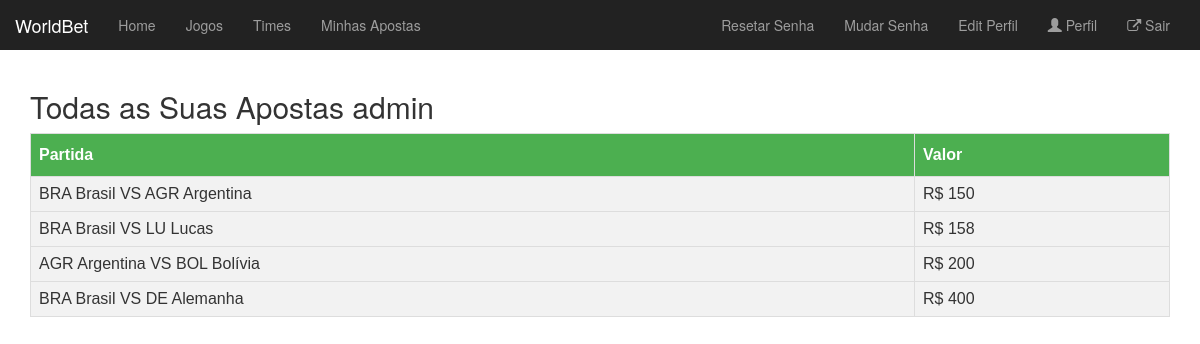
Screenshot of /bolao/minhas_apostas/ (signed in) with the database file from the repository.
### bolao/models.py (models this page shows, shortened)
class aposta(models.Model):
    usuario = models.CharField(max_length=100);
    valor = models.IntegerField()
    aposta_partida = models.ForeignKey(Partida, on_delete=models.CASCADE)
    gols_time1 = models.IntegerField()
    gols_time2 = models.IntegerField()

class Partida(models.Model):
    local = models.CharField(max_length=50, default='')
    time1 = models.ForeignKey(selecao, related_name='time1')
    time2 = models.ForeignKey(selecao, related_name='time2')
    placar_time1 = models.IntegerField(blank=True, null=True)
    placar_time2 = models.IntegerField(blank=True, null=True)
    def __str__(self):
        return "%s %s VS  %s %s " %(self.time1.sigla, self.time1, self.time2.sigla, self.time2)

class selecao(models.Model):
    class Meta:
        verbose_name_plural = "Selecoes"
    def __str__(self):
        return "%s" % (self.nome)
    sigla = models.CharField(max_length=3)
    nome = models.CharField(max_length=30)

### bolao/views.py (the view)
@login_required
def minhas_apostas(request):
	apostas = aposta.objects.all()
	args = {'apostas': apostas}
	return render(request, 'minhas_apostas.html', args)

### bolao/templates/minhas_apostas.html (shortened to what this page needs)
{% extends "base.html" %}
{% block body %}
<div class='container'>
	{% if apostas %}
		<h2>Todas as Suas Apostas {{ request.user }}</h2>
		<table id="customers">
		<tr>
			<th>Partida</th>
			<th>Valor</th>
		</tr>
		 {% for aposta in apostas %}
		 	{% if aposta.usuario == user.username %}
				<tr>
						<td>{{ aposta.aposta_partida }}</td>
						<td>R$ {{ aposta.valor }}</td>
				<tr>
				{% endif %}
		 {% endfor %}
	{% else %}
		<h1>Não Tem Apostas</h1>
	{% endif %}
</div>
{% endblock %}

### rows the page displays
aposta: aposta_partida "BRA Brasil VS AGR Argentina", valor "150"
aposta: aposta_partida "BRA Brasil VS LU Lucas", valor "158"
aposta: aposta_partida "AGR Argentina VS BOL Bolívia", valor "200"
aposta: aposta_partida "BRA Brasil VS DE Alemanha", valor "400"

### other values shown
{{ request.user }} "admin"
